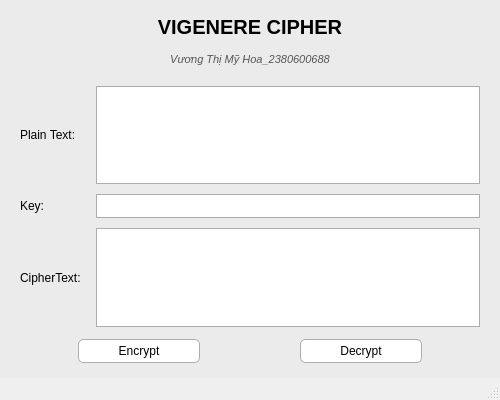
<?xml version="1.0" encoding="UTF-8"?>
<ui version="4.0">
 <class>MainWindow</class>
 <widget class="QMainWindow" name="MainWindow">
  <property name="geometry">
   <rect>
    <x>0</x>
    <y>0</y>
    <width>500</width>
    <height>400</height>
   </rect>
  </property>
  <property name="minimumSize">
   <size>
    <width>450</width>
    <height>380</height>
   </size>
  </property>
  <property name="windowTitle">
   <string>Vigenere Cipher</string>
  </property>
  <widget class="QWidget" name="centralwidget">
   <property name="styleSheet">
    <string notr="true">
     QWidget#centralwidget {
         background-color: #ebebeb;
     }
     QLabel {
         font-family: &quot;Segoe UI&quot;, Arial, sans-serif;
         color: #000000;
         font-size: 12px;
     }
     QLabel#label_title {
         font-size: 20px;
         font-weight: bold;
         color: #000000;
         margin-bottom: 2px;
     }
     QLabel#label_subtitle {
         font-size: 11px;
         color: #555555;
         margin-bottom: 8px;
         font-style: italic;
     }
     QTextEdit, QLineEdit {
         background-color: #ffffff;
         border: 1px solid #adadad;
         color: #000000;
         font-family: &quot;Segoe UI&quot;, Arial, sans-serif;
         font-size: 12px;
         padding: 3px;
     }
     QPushButton {
         background-color: #ffffff;
         border: 1px solid #adadad;
         border-radius: 5px;
         padding: 4px 20px;
         font-family: &quot;Segoe UI&quot;, Arial, sans-serif;
         font-size: 12px;
         color: #000000;
         min-width: 80px;
     }
     QPushButton:hover {
         background-color: #f0f0f0;
         border: 1px solid #0078d7;
     }
     QPushButton:pressed {
         background-color: #cce4f7;
         border: 1px solid #005499;
     }
    </string>
   </property>
   <layout class="QVBoxLayout" name="verticalLayout">
    <property name="spacing">
     <number>12</number>
    </property>
    <property name="leftMargin">
     <number>20</number>
    </property>
    <property name="topMargin">
     <number>15</number>
    </property>
    <property name="rightMargin">
     <number>20</number>
    </property>
    <property name="bottomMargin">
     <number>15</number>
    </property>
    <item>
     <widget class="QLabel" name="label_title">
      <property name="text">
       <string>VIGENERE CIPHER</string>
      </property>
      <property name="alignment">
       <set>Qt::AlignCenter</set>
      </property>
     </widget>
    </item>
    <item>
     <widget class="QLabel" name="label_subtitle">
      <property name="text">
       <string>Vương Thị Mỹ Hoa_2380600688</string>
      </property>
      <property name="alignment">
       <set>Qt::AlignCenter</set>
      </property>
     </widget>
    </item>
    <item>
     <layout class="QGridLayout" name="gridLayout">
      <property name="horizontalSpacing">
       <number>15</number>
      </property>
      <property name="verticalSpacing">
       <number>10</number>
      </property>
      <item row="0" column="0">
       <widget class="QLabel" name="label_plain">
        <property name="text">
         <string>Plain Text:</string>
        </property>
       </widget>
      </item>
      <item row="0" column="1">
       <widget class="QTextEdit" name="txt_plain_text"/>
      </item>
      <item row="1" column="0">
       <widget class="QLabel" name="label_key">
        <property name="text">
         <string>Key:</string>
        </property>
       </widget>
      </item>
      <item row="1" column="1">
       <widget class="QLineEdit" name="txt_key"/>
      </item>
      <item row="2" column="0">
       <widget class="QLabel" name="label_cipher">
        <property name="text">
         <string>CipherText:</string>
        </property>
       </widget>
      </item>
      <item row="2" column="1">
       <widget class="QTextEdit" name="txt_cipher_text"/>
      </item>
     </layout>
    </item>
    <item>
     <layout class="QHBoxLayout" name="horizontalLayout">
      <property name="spacing">
       <number>100</number>
      </property>
      <item>
       <spacer name="horizontalSpacer">
        <property name="orientation">
         <enum>Qt::Horizontal</enum>
        </property>
        <property name="sizeHint" stdset="0">
         <size>
          <width>40</width>
          <height>20</height>
         </size>
        </property>
       </spacer>
      </item>
      <item>
       <widget class="QPushButton" name="btn_encrypt">
        <property name="text">
         <string>Encrypt</string>
        </property>
       </widget>
      </item>
      <item>
       <widget class="QPushButton" name="btn_decrypt">
        <property name="text">
         <string>Decrypt</string>
        </property>
       </widget>
      </item>
      <item>
       <spacer name="horizontalSpacer_2">
        <property name="orientation">
         <enum>Qt::Horizontal</enum>
        </property>
        <property name="sizeHint" stdset="0">
         <size>
          <width>40</width>
          <height>20</height>
         </size>
        </property>
       </spacer>
      </item>
     </layout>
    </item>
   </layout>
  </widget>
  <widget class="QMenuBar" name="menubar">
   <property name="geometry">
    <rect>
     <x>0</x>
     <y>0</y>
     <width>500</width>
     <height>21</height>
    </rect>
   </property>
  </widget>
  <widget class="QStatusBar" name="statusbar"/>
 </widget>
 <resources/>
 <connections/>
</ui>
